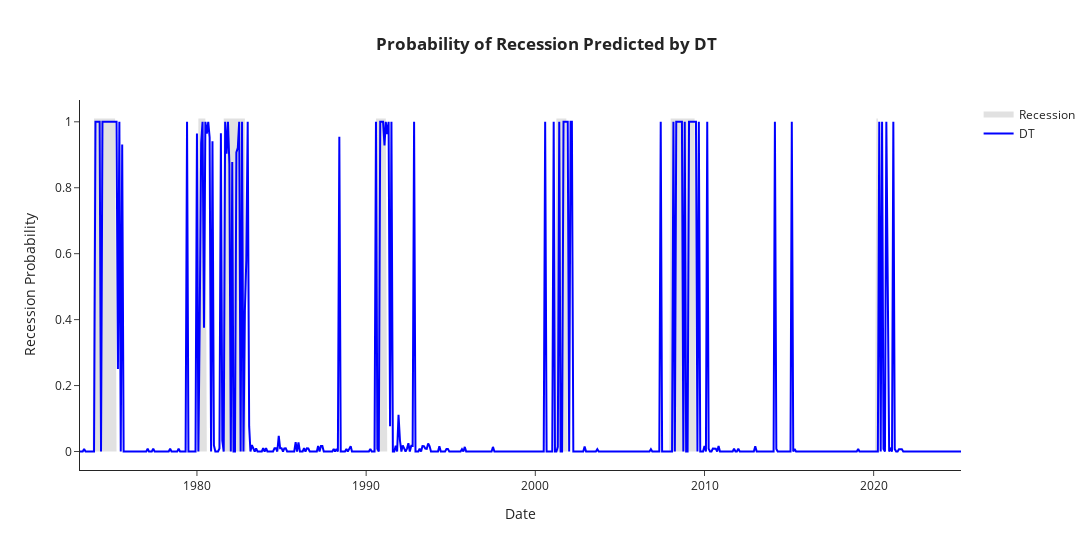
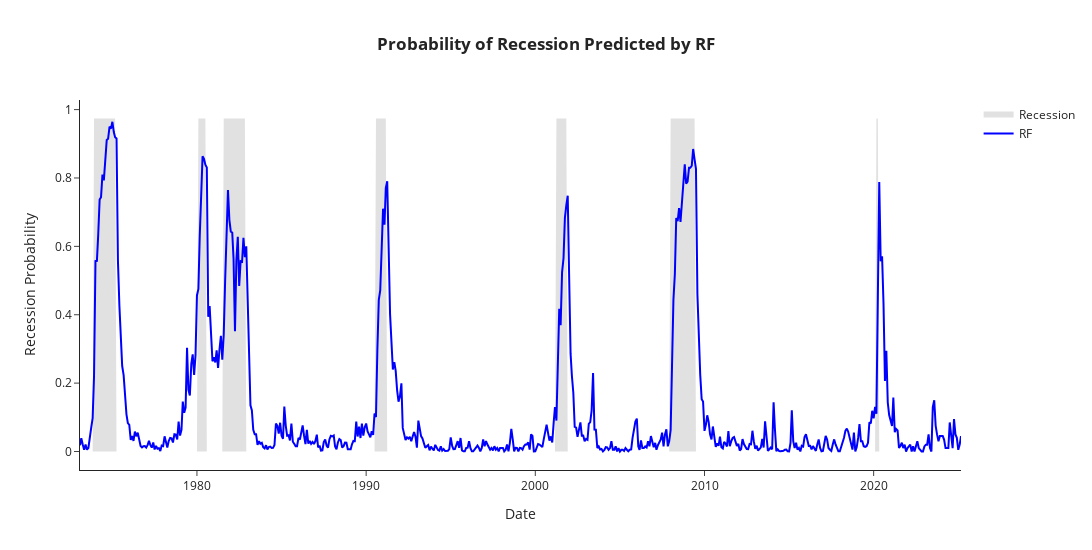
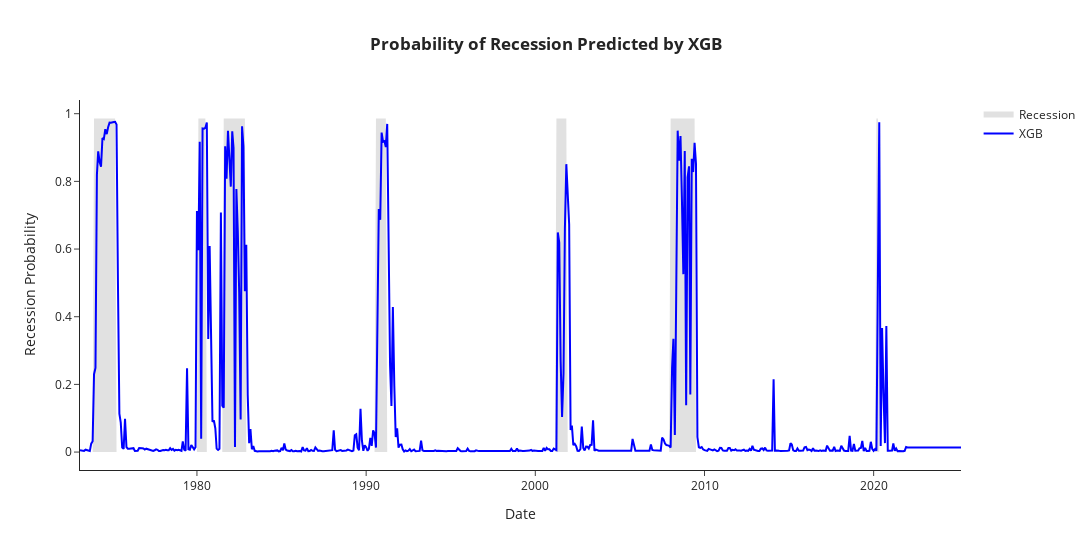

The notebook cell these images were saved under, in order:
### Markdown cell above
### __3.1. Probability of Recessions Predicted by Models__ <a id="section31"></a>

First, let's examine how the models work. They predict the probability of a recession. The areas indicating recession are shaded to facilitate a visual inspection of each model. By default, you can consider any month with a probability of more than 0.5 as a recession month, while those with probabilities below 0.5 are considered normal, but you can decide on other thresholds as well:

### Code cell
for model in ['DT', 'RF', 'XGB']:
    fig = plot_regimes(date_series = res_rolling_all['Date'],
                       data_series = res_rolling_all[model], 
                       regime_series = res_rolling_all['Regime'],
                       area_name = 'Recession',
                       data_name = model,
                       x_axis_title = 'Date',
                       y_axis_title = 'Recession Probability',
                       plot_title = f'Probability of Recession Predicted by {model}',
                       log_scale = False)
    fig.show()

### Figure 1 — Plotly figure (JSON) as saved in the notebook; plotly's stock layout.template omitted (floating-point values rounded to 4 significant figures; data arrays with more than 128 entries replaced by an {"elided": "..."} marker saying what was removed)
{"data": [{"fill": "tozeroy", "fillcolor": "rgba(225,225,225,1)", "line": {"color": "gray", "width": 0}, "mode": "none", "name": "Recession", "showlegend": true, "type": "scatter", "x": {"elided": "626 str values"}, "y": {"elided": "626 float values"}}, {"line": {"color": "blue"}, "mode": "lines", "name": "DT", "type": "scatter", "x": {"elided": "626 str values"}, "y": {"elided": "626 float values"}}], "layout": {"autosize": false, "height": 550, "title": {"text": "<b> Probability of Recession Predicted by DT </b>", "x": 0.5}, "width": 1100, "xaxis": {"title": {"text": "Date"}}, "yaxis": {"title": {"text": "Recession Probability"}}}}

### Figure 2 — Plotly figure (JSON) as saved in the notebook; plotly's stock layout.template omitted (floating-point values rounded to 4 significant figures; data arrays with more than 128 entries replaced by an {"elided": "..."} marker saying what was removed)
{"data": [{"fill": "tozeroy", "fillcolor": "rgba(225,225,225,1)", "line": {"color": "gray", "width": 0}, "mode": "none", "name": "Recession", "showlegend": true, "type": "scatter", "x": {"elided": "626 str values"}, "y": {"elided": "626 float values"}}, {"line": {"color": "blue"}, "mode": "lines", "name": "RF", "type": "scatter", "x": {"elided": "626 str values"}, "y": {"elided": "626 float values"}}], "layout": {"autosize": false, "height": 550, "title": {"text": "<b> Probability of Recession Predicted by RF </b>", "x": 0.5}, "width": 1100, "xaxis": {"title": {"text": "Date"}}, "yaxis": {"title": {"text": "Recession Probability"}}}}

### Figure 3 — Plotly figure (JSON) as saved in the notebook; plotly's stock layout.template omitted (floating-point values rounded to 4 significant figures; data arrays with more than 128 entries replaced by an {"elided": "..."} marker saying what was removed)
{"data": [{"fill": "tozeroy", "fillcolor": "rgba(225,225,225,1)", "line": {"color": "gray", "width": 0}, "mode": "none", "name": "Recession", "showlegend": true, "type": "scatter", "x": {"elided": "626 str values"}, "y": {"elided": "626 float values"}}, {"line": {"color": "blue"}, "mode": "lines", "name": "XGB", "type": "scatter", "x": {"elided": "626 str values"}, "y": {"elided": "626 float values"}}], "layout": {"autosize": false, "height": 550, "title": {"text": "<b> Probability of Recession Predicted by XGB </b>", "x": 0.5}, "width": 1100, "xaxis": {"title": {"text": "Date"}}, "yaxis": {"title": {"text": "Recession Probability"}}}}
